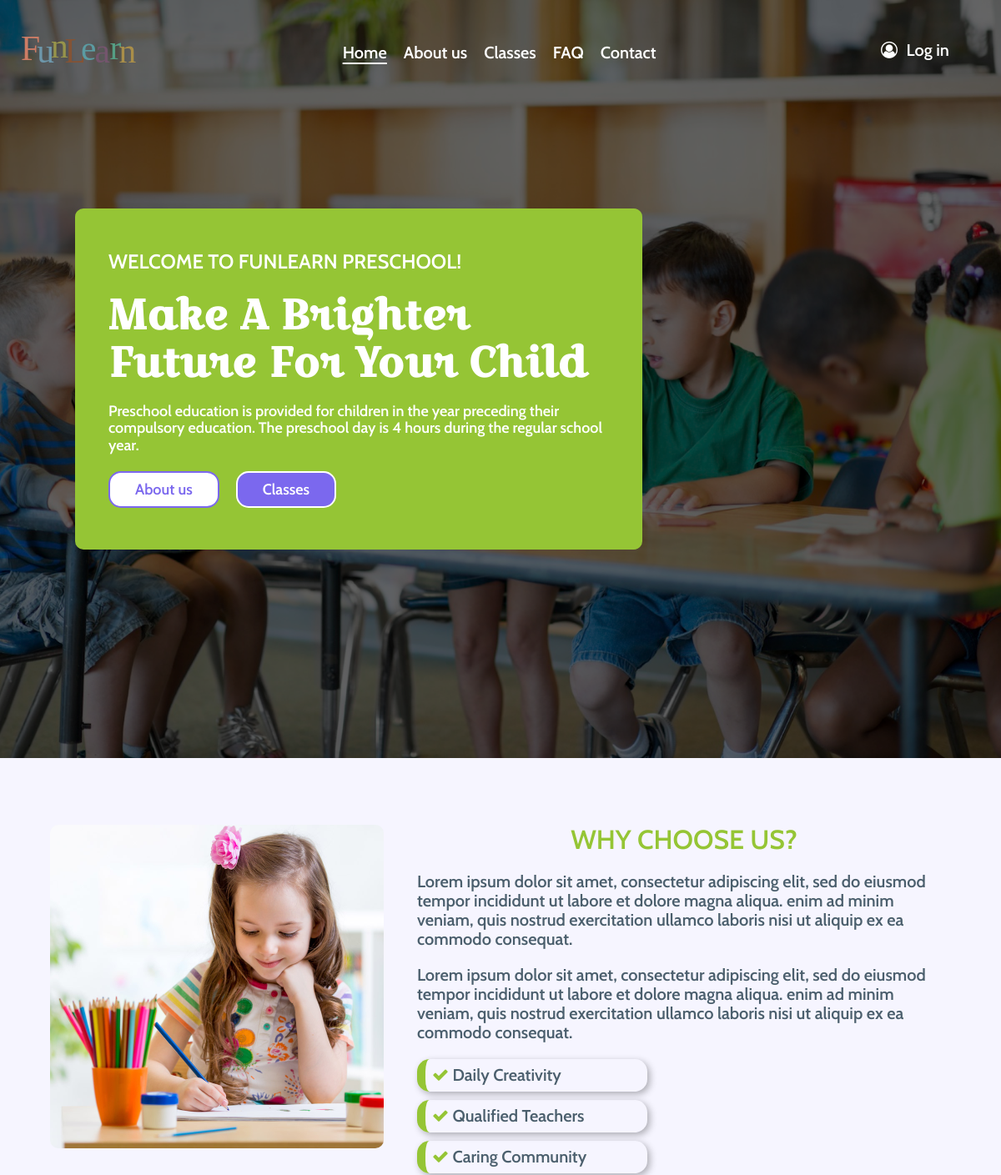
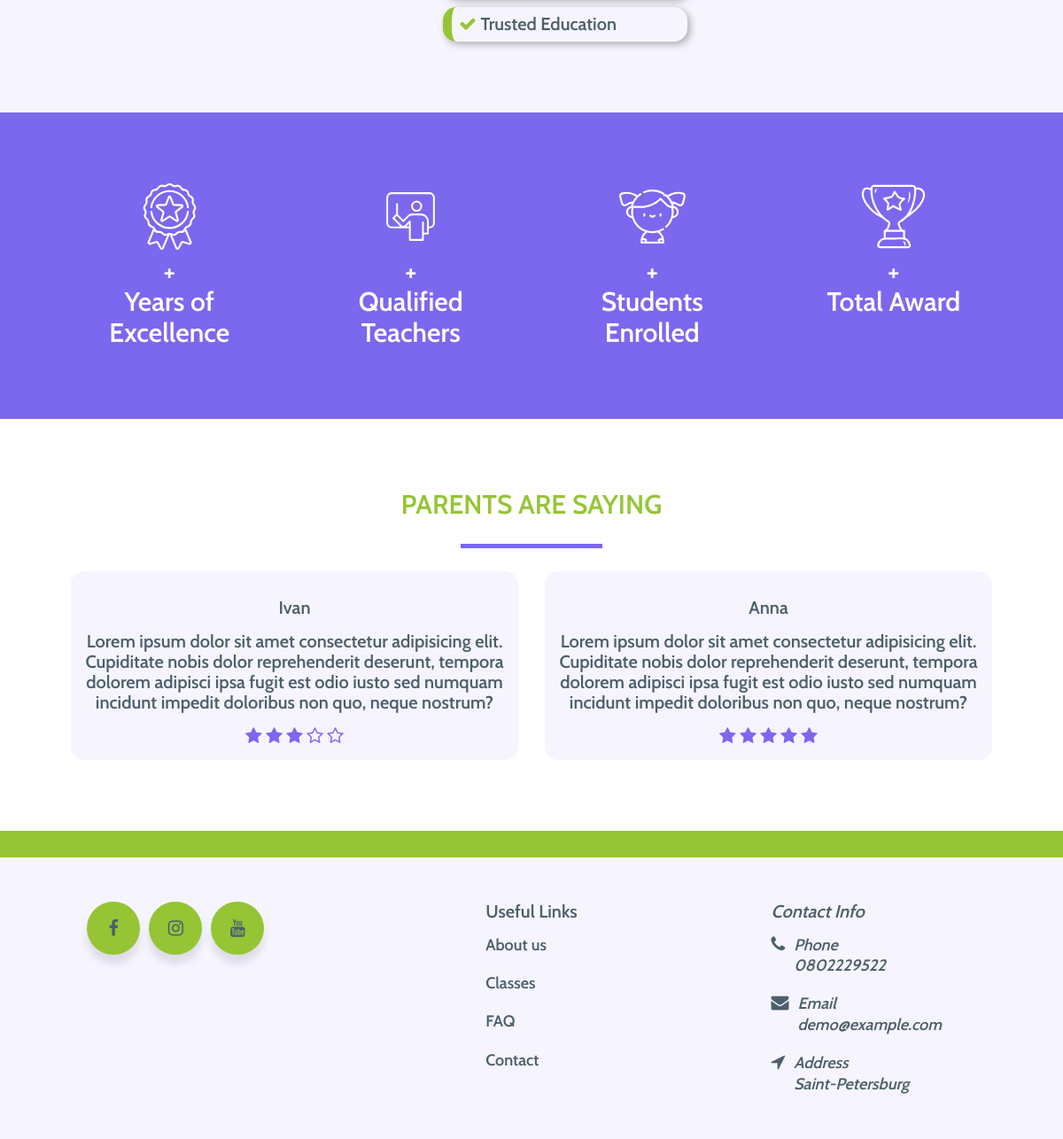
The page / on the database its author committed (2 pictures, top to bottom).
### school/models.py (models this page shows, shortened)
class Review(models.Model):
    name = models.CharField(max_length=100)
    comment = models.TextField()
    stars = models.IntegerField(default=0)

class SchoolInfo(models.Model):
    foundation_year = models.IntegerField()
    number_of_students = models.IntegerField(default=0)
    number_of_awards = models.IntegerField(default=0)
    address = models.CharField(max_length=255)
    phone = models.CharField(max_length=20)
    email = models.EmailField()
    facebook_url = models.URLField(max_length=200)
    instagram_url = models.URLField(max_length=200)
    youtube_url = models.URLField(max_length=200)
    def years_since_foundation(self):
        current_year = timezone.now().year
        if self.foundation_year:
            return current_year - self.foundation_year
        return None
    def number_of_teachers(self):
        return Teacher.objects.count()

### school/views.py (the view)
# urls.py: path('', school_views.index, name="index"),
def index(request):
    reviews = Review.objects.all()
    for review in reviews:
        review.stars_range = range(review.stars)
        review.empty_stars_range = range(5 - review.stars)
    return render(request, "index.html", {'reviews': reviews})

### school/context_processors.py (called while the page is built)
def school_info(request):
    school_info = SchoolInfo.objects.first()
    return {'school_info': school_info}

### school/templates/index.html (shortened to what this page needs)
{% extends "base.html" %}
{% load static %}
{% block head_content %}
<link rel="stylesheet" href="{% static 'school/css/style.css' %}" />
<link rel="stylesheet" href="https://cdn.jsdelivr.net/npm/swiper@11/swiper-bundle.min.css" />
{% endblock %}
{% block header_content %}
<li class="header__list-choose">
  <a href="#">Home</a>
</li>
<li>
  <a href="{% url 'about' %}">About us</a>
</li>
<li>
  <a href="{% url 'classes' %}">Classes</a>
</li>
<li>
  <a href="{% url 'faq' %}">FAQ</a>
</li>
<li>
  <a href="{% url 'contacts' %}">Contact</a>
</li>
{% endblock %}
{% block main_content %}
<section class="intro" id="top">
  <div class="intro__about">
    <h2>Welcome To FunLearn Preschool!</h2>
    <h1>Make A Brighter Future For Your Child</h1>
    <p>
      Preschool education is provided for children in the year preceding
      their compulsory education. The preschool day is 4 hours during the
      regular school year.
    </p>
    <div class="intro__buttons">
      <div class="btn btn-white">
        <a href="{% url 'about' %}">About us</a>
      </div>
      <div class="btn btn-violet">
        <a href="{% url 'classes' %}">Classes</a>
      </div>
    </div>
  </div>
</section>
<section class="reasons">
  <img src="{% static "school/img/Kid_coloring.jpg" %}" alt="Girl's drawing" />
  <div class="reasons__text">
    <h2>Why choose us?</h2>
    <p>
      Lorem ipsum dolor sit amet, consectetur adipiscing elit, sed do
      eiusmod tempor incididunt ut labore et dolore magna aliqua. enim ad
      minim veniam, quis nostrud exercitation ullamco laboris nisi ut
      aliquip ex ea commodo consequat.
    </p>
    <p>
      Lorem ipsum dolor sit amet, consectetur adipiscing elit, sed do
      eiusmod tempor incididunt ut labore et dolore magna aliqua. enim ad
      minim veniam, quis nostrud exercitation ullamco laboris nisi ut
      aliquip ex ea commodo consequat.
    </p>
    <ul class="reasons__list">
      <li>
        <i class="font-accent fa-check" aria-hidden="true"></i>
        Daily Creativity
      </li>
      <li>
        <i class="font-accent fa-check" aria-hidden="true"></i>
        Qualified Teachers
      </li>
      <li>
        <i class="font-accent fa-check" aria-hidden="true"></i>
        Caring Community
      </li>
      <li>
        <i class="font-accent fa-check" aria-hidden="true"></i>
        Trusted Education
      </li>
    </ul>
  </div>
</section>
<section class="result">
  <ul id="counter-box">
    <li>
      <img src="{% static "school/img/counter-icon-1.svg" %}" alt="Years" />
      <p>
        <span class="counter" data-number="{{ school_info.years_since_foundation }}"></span>+<br />Years of
        Excellence
      </p>
    </li>
    <li>
      <img src="{% static "school/img/counter-icon-2.svg" %}" alt="Teachers" />
      <p>
        <span class="counter" data-number="{{ school_info.number_of_teachers }}"></span>+<br />Qualified
        Teachers
      </p>
    </li>
    <li>
      <img src="{% static "school/img/counter-icon-3.svg" %}" alt="Students" />
      <p>
        <span class="counter" data-number="{{ school_info.number_of_students }}"></span>+<br />Students
        Enrolled
      </p>
    </li>
    <li>
      <img src="{% static "school/img/counter-icon-4.svg" %}" alt="Award" />
      <p>
        <span class="counter" data-number="{{ school_info.number_of_awards }}"></span>+<br />Total Award
      </p>
    </li>
  </ul>
</section>
<section class="testimonials">
  <div class="container">
    <h2>Parents Are Saying</h2>
    <div class="border"></div>
  </div>
  <div class="testimonials-content">
    <div class="swiper testimonials-slider mySwiper">
      <div class="swiper-wrapper">
        {% for review in reviews %}
          <div class="swiper-slide testimonials-item">
            <div class="info">
              <div class="name">{{ review.name }}</div>
            </div>
            <p>{{ review.comment }}</p>
            <div class="stars">
              {% for _ in review.stars_range %}
                  <i class="font-accent fa-star"></i>
              {% endfor %}
              {% for _ in review.empty_stars_range %}
                  <i class="font-accent fa-star-o"></i>
              {% endfor %}
            </div>
          </div>
        {% endfor %}
      </div>
    </div>
  </div>
</section>
{% endblock %}

### school/templates/base.html (shortened to what this page needs)
{% load static %}
<!DOCTYPE html>
<html lang="en">
<head>
    <link rel="stylesheet" href="{% static 'school/fonts/fonts.css' %}" />
    <link rel="stylesheet" href="{% static 'school/css/global.css' %}" />
    <link rel="stylesheet" href="{% static 'school/css/style_com.css' %}" />
    {% block head_content %}
    {% endblock %}
</head>
<body>
    <header class="header">
      <a class="header__logo" href="#">
        <img src="{% static "school/img/logo.svg" %}" alt="FunLearn logo" />
      </a>
      <nav class="header__menu">
        <ul class="header__list">
            {% block header_content %}
            {% endblock %}
        </ul>
      </nav>
      <div class="header__login">
        <i class="font-accent user-circle-white" aria-hidden="true"></i>
        <button class="btn-reset">Log in</button>
      </div>
    </header>
    <main>
        {% block main_content %}
        {% endblock %}
    </main>
    <footer class="footer">
        <div class="footer__logo">
          <div class="share">
            <div class="share-button">
              <a href="{{ school_info.facebook_url }}" target="_blank">
                <div class="icon"><i class="font-accent fa-facebook"></i></div>
                <span>Facebook</span>
              </a>
            </div>
            <div class="share-button">
              <a href="{{ school_info.instagram_url }}" target="_blank">
                <div class="icon"><i class="font-accent fa-instagram"></i></div>
                <span>Instagram</span>
              </a>
            </div>
            <div class="share-button">
              <a href="{{ school_info.youtube_url }}" target="_blank">
                <div class="icon"><i class="font-accent fa-youtube"></i></div>
                <span>YouTube</span>
              </a>
            </div>
          </div>
        </div>
        <nav class="footer__navigation">
          <h4>Useful Links</h4>
          <ul>
            <li>
              <a href="{% url 'about' %}" class="text">About us</a>
            </li>
            <li>
              <a href="{% url 'classes' %}" class="text">Classes</a>
            </li>
            <li>
              <a href="{% url 'faq' %}" class="text">FAQ</a>
            </li>
            <li>
              <a href="{% url 'contacts' %}" class="text">Contact</a>
            </li>
          </ul>
        </nav>
        <address class="footer__address">
          <p>Contact Info</p>
          <ul>
            <li>
              <i class="font-accent fa-phone"></i>
              <div class="text">
                Phone<br />
                <a href="tel:{{ school_info.phone }}">{{ school_info.phone }}</a>
              </div>
            </li>
            <li>
              <i class="font-accent fa-email"></i>
              <div class="text">
                Email<br />
                <a href="mailto:{{ school_info.email }}">{{ school_info.email }}</a>
              </div>
            </li>
            <li>
              <i class="font-accent fa-location"></i>
              <div class="text">Address<br />{{ school_info.address }}</div>
            </li>
          </ul>
        </address>
      </footer>
</body>
</html>

### school/static/school/css/global.css (style rules this page uses)
html { scroll-behavior: smooth; }
body { box-sizing: border-box; margin: 0 auto; color: #fff; font-family: Cabin, sans-serif; line-height: 1.15; }
h1, h2, h3, h4, h5, h6, p, ul, ol, li { margin: 0; padding: 0; }
a { color: inherit; text-decoration: none; }
img { width: 100%; }
button { font-family: Cabin, sans-serif; font-size: 20px; line-height: 1.4; cursor: pointer; }

### school/static/school/css/style_com.css (style rules this page uses)
.header { position: fixed; z-index: 10; display: grid; grid-template-columns: min-content min-content 1fr 200px; justify-items: center; align-items: end; width: 100%; padding: 25px 0; font-size: 20px; }
.header__logo { width: 180px; height: 50px; }
.header__list { display: flex; align-items: center; gap: 20px; list-style: none; }
.header__list-choose { text-decoration: underline; text-underline-offset: 5px; }
.font-accent { display: inline-block; font: normal normal normal 14px/1 FontAwesome; font-size:inherit; text-rendering: auto; -webkit-font-smoothing: antialiased; -moz-osx-font-smoothing: grayscale; }
.user-circle-white:before { content:"\f2be"; }
.btn-reset { border: none; color: #fff; background: transparent; }
.btn { border-radius: 15px; padding: 10px 30px; text-decoration: none; }
.btn-white { border: 2px solid #7b68ee; color: #7b68ee; background-color: #fff; }
.btn-violet { border: 2px solid #fff; color: #fff; background-color: #7b68ee; }
.footer { display: grid; grid-template-columns: repeat(3, 1fr); justify-items: center; border-top: #95c535 solid 30px; padding: 50px; color: #4b5f6d; font-size: 20px; background-color: #f6f5ff; }
.footer__logo { display: flex; flex-direction: column; gap: 30px; max-width: 400px; }
.share { display: grid; grid-template-columns: repeat(4, 1fr); }
.share-button { display: inline-block; width: 60px; height: 60px; margin: 0 5px; border-radius: 50px; box-shadow: rgba(0, 0, 0, 0.1) 0 10px 10px; overflow: hidden; background: #95c535; transition: all 0.5s ease-out; cursor: pointer; }
.icon { display: inline-block; box-sizing: border-box; width: 60px; height: 60px; border-radius: 50px; line-height: 60px; text-align: center; }
.icon i { line-height: 60px; }
.fa-facebook:before { content:"\f09a"; }
.fa-instagram:before { content:"\f16d"; }
.fa-youtube:before { content:"\f167"; }
.footer__navigation { display: flex; flex-direction: column; gap: 15px; }
.footer__address { display: flex; flex-direction: column; gap: 15px; }
.fa-phone:before { content:"\f095"; }
.fa-email:before { content:"\f0e0"; }
.fa-location:before { content:"\f124"; }
.footer ul { display: flex; flex-direction: column; gap: 20px; list-style: none; }
.footer ul li { display: flex; gap: 10px; }
.text { font-size: 18px; line-height: 1.3; }

### rows shown on the page
Review: name "Ivan", comment "Lorem ipsum dolor sit amet consectetur adipisicing elit. Cupiditate nobis dolor reprehenderit deserunt, tempora dolorem adipisci ipsa fugit est odio iusto sed numquam incidunt impedit doloribus non quo, neque nostrum?"
Review: name "Anna", comment "Lorem ipsum dolor sit amet consectetur adipisicing elit. Cupiditate nobis dolor reprehenderit deserunt, tempora dolorem adipisci ipsa fugit est odio iusto sed numquam incidunt impedit doloribus non quo, neque nostrum?"
SchoolInfo: phone "0802229522", email "demo@example.com", address "Saint-Petersburg"
